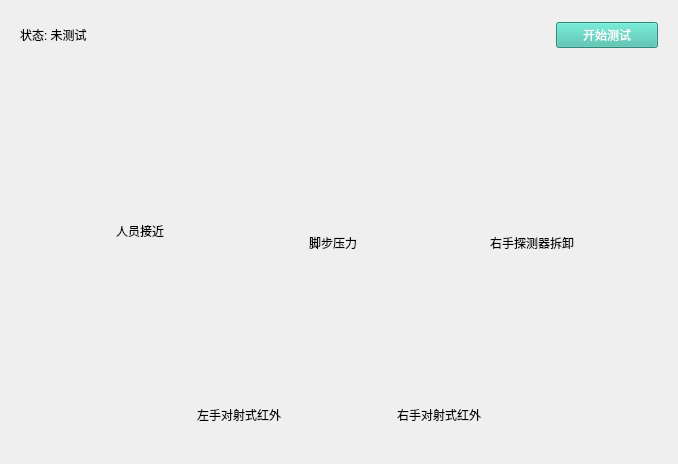
     <widget class="QWidget" name="tab">
      <property name="styleSheet">
       <string notr="true"/>
      </property>
      <attribute name="title">
       <string>IO测试</string>
      </attribute>
      <layout class="QGridLayout" name="gridLayout_31">
       <property name="margin">
        <number>0</number>
       </property>
       <property name="spacing">
        <number>0</number>
       </property>
       <item row="2" column="0">
        <layout class="QGridLayout" name="gridLayout_8">
         <property name="topMargin">
          <number>36</number>
         </property>
         <property name="spacing">
          <number>0</number>
         </property>
         <item row="0" column="0">
          <spacer name="horizontalSpacer_2">
           <property name="orientation">
            <enum>Qt::Horizontal</enum>
           </property>
           <property name="sizeHint" stdset="0">
            <size>
             <width>127</width>
             <height>20</height>
            </size>
           </property>
          </spacer>
         </item>
         <item row="0" column="1">
          <layout class="QGridLayout" name="gridLayout_6">
           <property name="horizontalSpacing">
            <number>106</number>
           </property>
           <property name="verticalSpacing">
            <number>0</number>
           </property>
           <item row="0" column="0">
            <layout class="QGridLayout" name="gridLayout_4">
             <item row="0" column="0">
              <widget class="QLabel" name="label_5">
               <property name="minimumSize">
                <size>
                 <width>94</width>
                 <height>118</height>
                </size>
               </property>
               <property name="styleSheet">
                <string notr="true">image: url(:/Demo/Resources/xitongceshi-zuoshouduisheshihongwai.png);
min-width:94px;
max-width:94px;
min-height:118px;
max-height:118px;</string>
               </property>
               <property name="text">
                <string/>
               </property>
              </widget>
             </item>
             <item row="1" column="0">
              <widget class="QLabel" name="label_6">
               <property name="maximumSize">
                <size>
                 <width>16777215</width>
                 <height>16777215</height>
                </size>
               </property>
               <property name="text">
                <string>左手对射式红外</string>
               </property>
               <property name="alignment">
                <set>Qt::AlignCenter</set>
               </property>
              </widget>
             </item>
            </layout>
           </item>
           <item row="0" column="1">
            <layout class="QGridLayout" name="gridLayout_7">
             <item row="0" column="0">
              <widget class="QLabel" name="label_7">
               <property name="minimumSize">
                <size>
                 <width>94</width>
                 <height>118</height>
                </size>
               </property>
               <property name="styleSheet">
                <string notr="true">image: url(:/Demo/Resources/xitongceshi-youshouduisheshihongwai.png);
min-width:94px;
max-width:94px;
min-height:118px;
max-height:118px;</string>
               </property>
               <property name="text">
                <string/>
               </property>
              </widget>
             </item>
             <item row="1" column="0">
              <widget class="QLabel" name="label_8">
               <property name="maximumSize">
                <size>
                 <width>16777215</width>
                 <height>16777215</height>
                </size>
               </property>
               <property name="text">
                <string>右手对射式红外</string>
               </property>
               <property name="alignment">
                <set>Qt::AlignCenter</set>
               </property>
              </widget>
             </item>
            </layout>
           </item>
          </layout>
         </item>
         <item row="0" column="2">
          <spacer name="horizontalSpacer_3">
           <property name="orientation">
            <enum>Qt::Horizontal</enum>
           </property>
           <property name="sizeHint" stdset="0">
            <size>
             <width>127</width>
             <height>20</height>
            </size>
           </property>
          </spacer>
         </item>
        </layout>
       </item>
       <item row="0" column="0">
        <layout class="QGridLayout" name="gridLayout">
         <property name="leftMargin">
          <number>20</number>
         </property>
         <property name="topMargin">
          <number>22</number>
         </property>
         <property name="rightMargin">
          <number>20</number>
         </property>
         <property name="spacing">
          <number>0</number>
         </property>
         <item row="0" column="0">
          <widget class="QLabel" name="label_15">
           <property name="styleSheet">
            <string notr="true"/>
           </property>
           <property name="text">
            <string>状态: 未测试</string>
           </property>
          </widget>
         </item>
         <item row="0" column="1">
          <spacer name="horizontalSpacer">
           <property name="orientation">
            <enum>Qt::Horizontal</enum>
           </property>
           <property name="sizeHint" stdset="0">
            <size>
             <width>469</width>
             <height>20</height>
            </size>
           </property>
          </spacer>
         </item>
         <item row="0" column="2">
          <widget class="QPushButton" name="ioTestBtn">
           <property name="styleSheet">
            <string notr="true">QPushButton
{
    font:14px &quot;微软雅黑&quot;;
    color: #FFFFFF;
    background-color: #42BDAA;
    min-width:100px;
    max-width:100px;
    min-height:24px;
    max-height:24px;
}</string>
           </property>
           <property name="text">
            <string>开始测试</string>
           </property>
          </widget>
         </item>
        </layout>
       </item>
       <item row="1" column="0">
        <layout class="QGridLayout" name="gridLayout_30">
         <property name="topMargin">
          <number>30</number>
         </property>
         <property name="spacing">
          <number>0</number>
         </property>
         <item row="0" column="0">
          <spacer name="horizontalSpacer_4">
           <property name="orientation">
            <enum>Qt::Horizontal</enum>
           </property>
           <property name="sizeHint" stdset="0">
            <size>
             <width>40</width>
             <height>20</height>
            </size>
           </property>
          </spacer>
         </item>
         <item row="0" column="1">
          <layout class="QGridLayout" name="gridLayout_29">
           <property name="horizontalSpacing">
            <number>90</number>
           </property>
           <property name="verticalSpacing">
            <number>0</number>
           </property>
           <item row="0" column="0">
            <layout class="QGridLayout" name="gridLayout_2">
             <property name="spacing">
              <number>0</number>
             </property>
             <item row="0" column="0">
              <widget class="QLabel" name="label">
               <property name="minimumSize">
                <size>
                 <width>92</width>
                 <height>132</height>
                </size>
               </property>
               <property name="styleSheet">
                <string notr="true">image: url(:/Demo/Resources/xitongceshi-renyuanjiejin.png);
    min-width:92px;
    max-width:92px;
    min-height:132px;
    max-height:132px;
</string>
               </property>
               <property name="text">
                <string/>
               </property>
              </widget>
             </item>
             <item row="2" column="0">
              <widget class="QLabel" name="label_2">
               <property name="maximumSize">
                <size>
                 <width>16777215</width>
                 <height>16777215</height>
                </size>
               </property>
               <property name="styleSheet">
                <string notr="true"/>
               </property>
               <property name="text">
                <string>人员接近</string>
               </property>
               <property name="alignment">
                <set>Qt::AlignCenter</set>
               </property>
              </widget>
             </item>
            </layout>
           </item>
           <item row="0" column="1">
            <layout class="QGridLayout" name="gridLayout_3">
             <property name="spacing">
              <number>0</number>
             </property>
             <item row="1" column="0">
              <widget class="QLabel" name="label_3">
               <property name="minimumSize">
                <size>
                 <width>114</width>
                 <height>116</height>
                </size>
               </property>
               <property name="styleSheet">
                <string notr="true">image: url(:/Demo/Resources/xitongceshi-jiaobuyali.png);
min-width:114px;
max-width:114px;
min-height:116px;
max-height:116px;
</string>
               </property>
               <property name="text">
                <string/>
               </property>
              </widget>
             </item>
             <item row="4" column="0">
              <widget class="QLabel" name="label_4">
               <property name="maximumSize">
                <size>
                 <width>16777215</width>
                 <height>16777215</height>
                </size>
               </property>
               <property name="styleSheet">
                <string notr="true"/>
               </property>
               <property name="text">
                <string>脚步压力</string>
               </property>
               <property name="alignment">
                <set>Qt::AlignCenter</set>
               </property>
              </widget>
             </item>
             <item row="3" column="0">
              <spacer name="verticalSpacer_2">
               <property name="orientation">
                <enum>Qt::Vertical</enum>
               </property>
               <property name="sizeHint" stdset="0">
                <size>
                 <width>20</width>
                 <height>40</height>
                </size>
               </property>
              </spacer>
             </item>
            </layout>
           </item>
           <item row="0" column="2">
            <layout class="QGridLayout" name="gridLayout_5">
             <property name="spacing">
              <number>0</number>
             </property>
             <item row="1" column="0">
              <widget class="QLabel" name="label_9">
               <property name="minimumSize">
                <size>
                 <width>104</width>
                 <height>106</height>
                </size>
               </property>
               <property name="styleSheet">
                <string notr="true">image: url(:/Demo/Resources/xitongceshi-youshoutanceqi.png);
min-width:104px;
max-width:104px;
min-height:106px;
max-height:106px;
</string>
               </property>
               <property name="text">
                <string/>
               </property>
              </widget>
             </item>
             <item row="3" column="0">
              <widget class="QLabel" name="label_10">
               <property name="maximumSize">
                <size>
                 <width>16777215</width>
                 <height>16777215</height>
                </size>
               </property>
               <property name="styleSheet">
                <string notr="true"/>
               </property>
               <property name="text">
                <string>右手探测器拆卸</string>
               </property>
               <property name="alignment">
                <set>Qt::AlignCenter</set>
               </property>
              </widget>
             </item>
             <item row="2" column="0">
              <spacer name="verticalSpacer_3">
               <property name="orientation">
                <enum>Qt::Vertical</enum>
               </property>
               <property name="sizeHint" stdset="0">
                <size>
                 <width>20</width>
                 <height>40</height>
                </size>
               </property>
              </spacer>
             </item>
            </layout>
           </item>
          </layout>
         </item>
         <item row="0" column="2">
          <spacer name="horizontalSpacer_7">
           <property name="orientation">
            <enum>Qt::Horizontal</enum>
           </property>
           <property name="sizeHint" stdset="0">
            <size>
             <width>40</width>
             <height>20</height>
            </size>
           </property>
          </spacer>
         </item>
        </layout>
       </item>
       <item row="3" column="0">
        <spacer name="verticalSpacer">
         <property name="orientation">
          <enum>Qt::Vertical</enum>
         </property>
         <property name="sizeHint" stdset="0">
          <size>
           <width>20</width>
           <height>40</height>
          </size>
         </property>
        </spacer>
       </item>
      </layout>
     </widget>
